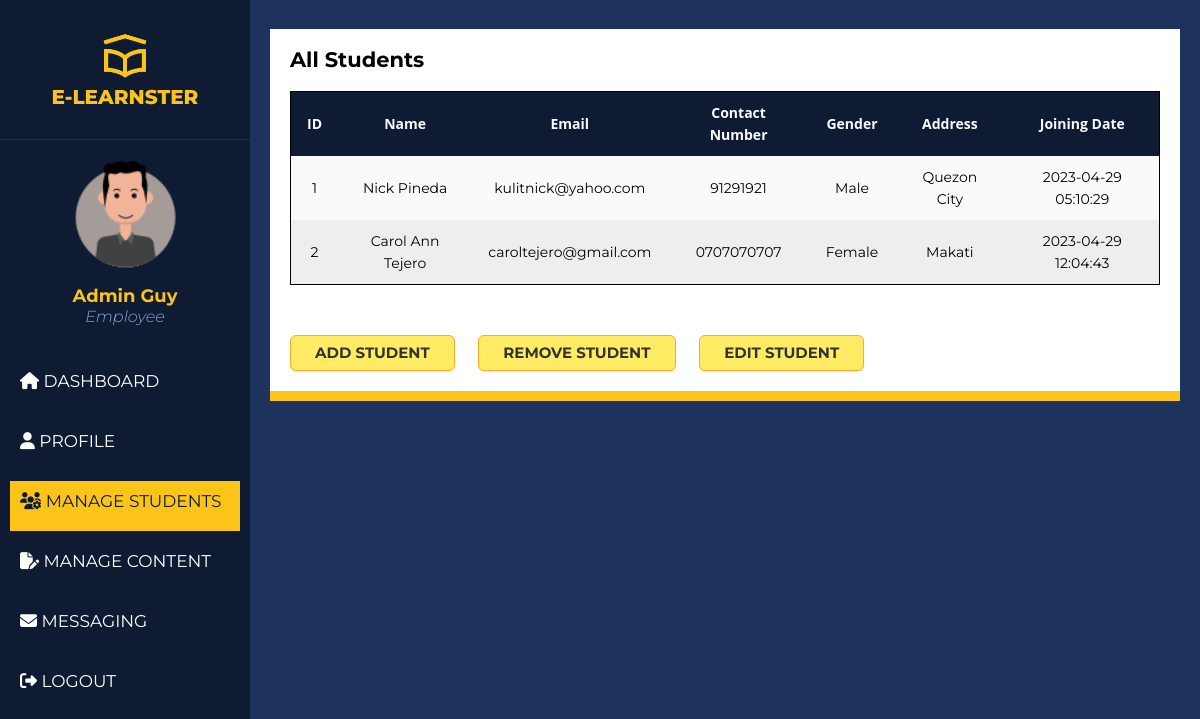
Screenshot of /pages/admin/user_management.php (signed in) with the database file from the repository.
### tables this page shows
CREATE TABLE `employees` (
  `id` int(11) NOT NULL,
  `employeeID` int(11) NOT NULL,
  `employeeName` text NOT NULL,
  `employeeEmail` varchar(100) NOT NULL,
  `employeePassword` varchar(100) NOT NULL,
  `employeePhone` varchar(255) NOT NULL,
  `employeeAddress` text NOT NULL,
  `employeeGender` varchar(255) NOT NULL,
  `employeeTitle` varchar(255) NOT NULL DEFAULT 'Employee',
  `employeeProfilePicture` text NOT NULL DEFAULT 'default_avatar.png',
  `dateCreated` timestamp NOT NULL DEFAULT current_timestamp()
);

CREATE TABLE `students` (
  `id` int(11) NOT NULL,
  `studentID` int(11) NOT NULL,
  `studentName` varchar(100) NOT NULL,
  `studentEmail` varchar(100) NOT NULL,
  `studentPassword` varchar(100) NOT NULL,
  `studentPhone` varchar(250) NOT NULL,
  `studentGender` varchar(250) NOT NULL DEFAULT 'Undefined',
  `studentAddress` text NOT NULL,
  `studentYear` text NOT NULL DEFAULT 'Freshman',
  `studentProfilePicture` varchar(255) NOT NULL DEFAULT 'default_avatar.png',
  `dateCreated` timestamp NOT NULL DEFAULT current_timestamp()
);

### pages/functions.php (called while the page is built, shortened)
<?php
function check_login_admin($con)
{
	if(isset($_SESSION['employeeID']))
	{
		$id = $_SESSION['employeeID'];
		$query = "select * from employees where employeeID = '$id' limit 1";
		$result = mysqli_query($con,$query);
		if($result && mysqli_num_rows($result) > 0)
		{
			$user_data = mysqli_fetch_assoc($result);
			return $user_data;
		}
	}
	die;
}

### pages/admin/user_management.php (the view, shortened to what this page needs)
<?php
	include("../connection.php");
	include("../functions.php");
	$user_data = check_login_admin($con);
?>
<!DOCTYPE html>
<html>
<head>
	<link rel="stylesheet" href="../../css/content.css"/>
</head>
<body>
<div class="wrapper">
    <div class="sidebar">
        <div class="sidebar__inner">
		<div class="logo">
		<img class="logo_img" src="../../assets/icons/logo.png"><br>
			E-LEARNSTER
		</div>
		<hr class="solid">
        <div class="profile_info">
            <div class="profile_img">
			<img src="../../assets/profile_images/<?php echo $user_data['employeeProfilePicture']; ?>">
            </div>
            <div class="profile_data">
                <p class="name"><?php echo $user_data['employeeName']; ?></p>
                <p class="role"><?php echo $user_data['employeeTitle']; ?></p>
            </div>
        </div>
        <ul class="siderbar_menu">
            <li><a href="admin_dashboard.php" >
              <div class="icon"><i class="fa-solid fa-house"></i>  Dashboard</div>
              </a></li>
          <li><a href="profile.php">
              <div class="icon"><i class="fa-sharp fa-solid fa-user"></i>  Profile</div>
              </a></li>
		  <li><a href="user_management.php" class="active">
              <div class="icon"><i class="fa-solid fa-users-gear"></i>  Manage Students</div>
              </a></li>
		  <li><a href="content_management.php">
              <div class="icon"><i class="fa-solid fa-file-pen"></i>  Manage Content</div>
              </a></li>
          <li><a href="messaging.php">
              <div class="icon"><i class="fa-solid fa-envelope"></i>  Messaging</div>
              </a></li>
          <li><a href="logout.php">
              <div class="icon"><i class="fa-solid fa-right-from-bracket"></i>  Logout</div>
              </a></li>
        </ul>
      </div>
    </div>
    <div class="main_container">
        <div class="container">
            <div class="contentbody">
            <h2>All Students</h2>
                <table class="table ">
                    <thead>
                    <tr>
                        <th class="text-center">ID </th>
                        <th class="text-center">Name </th>
                        <th class="text-center">Email</th>
                        <th class="text-center">Contact Number</th>
                        <th class="text-center">Gender</th>
                        <th class="text-center">Address</th>
                        <th class="text-center">Joining Date</th>
                    </tr>
                    </thead>
                    <?php
                    include_once "../connection.php";
                    $query="SELECT * from students";
                    $result = mysqli_query($con, $query);
                    $count=1;
                    if ($result-> num_rows > 0){
                        while ($row=$result-> fetch_assoc()) {
                    ?>
                    <tr>
                    <td><?=$count?></td>
                    <td><?=$row["studentName"]?></td>
                    <td><?=$row["studentEmail"]?></td>
                    <td><?=$row["studentPhone"]?></td>
                    <td><?=$row["studentGender"]?></td>
                    <td><?=$row["studentAddress"]?></td>
                    <td><?=$row["dateCreated"]?></td>
                    </tr>
                    <?php
                            $count=$count+1;
                        }
                    }
                    ?>
                </table>
                <a href="add_student.php" class="myButton">ADD STUDENT</a>
                <a href="remove_student.php" class="myButton">REMOVE STUDENT</a>
                <a href="update_student.php" class="myButton">EDIT STUDENT</a>
            </div>
        </div>
    </div>
</div>
</body>
</html>

### css/content.css (style rules this page uses)
* { margin: 0; padding: 0; box-sizing: border-box; text-decoration: none; list-style: none; font-family: "Montserrat", sans-serif; }
body { background: #1D335E; }
.wrapper { display: flex; width: 100%; }
.wrapper .sidebar { position: relative; }
hr { height: 1px; color: #123455; background-color: #123455; border: none; }
.logo { position:relative; font-weight:800; font-size: 20px; margin: 30px; text-align:center; color:#FCC419; }
.logo_img { width: 50px; position: relative; }
.wrapper .sidebar__inner { width: 250px; position: fixed; top: 0; left: 0; height: 100%; background: #0E1B33; z-index: 999; transition: all 0.3s ease; }
.wrapper .main_container { margin-left: 250px; width: calc(100% - 250px); transition: all 0.3s ease; }
.wrapper .sidebar__inner .profile_info { padding: 10px 25px; text-align: center; }
.wrapper .sidebar__inner .profile_info .profile_img { width: 125px; margin: 0 auto 10px; }
.wrapper .sidebar__inner .profile_info .profile_img img { width: 100%; display: block; }
.wrapper .sidebar__inner .profile_info .profile_data .name { font-size: 18px; font-weight: 700; color: #FCC419; }
.wrapper .sidebar__inner .profile_info .profile_data .role { font-weight: 300; color: #88a3d0; margin-bottom: 15px; font-style:italic; }
.wrapper .sidebar__inner .siderbar_menu li a { padding: 10px 10px; display: block; height: 50px; position: relative; margin: 10px; color: #fff; text-align: left; text-transform: uppercase; }
.wrapper .sidebar__inner .siderbar_menu li a .icon { font-size: 17px; margin-bottom: 5px; }
.wrapper .sidebar__inner .siderbar_menu li a:before { content: ""; position: absolute; top: 0; left: 0; width: 3px; height: 100%; background: #FCC419; display: none; }
.wrapper .sidebar__inner .siderbar_menu li a:hover, .wrapper .sidebar__inner .siderbar_menu li a.active { background: #FCC419; color: #0E1B33; }
.wrapper .sidebar__inner .siderbar_menu li a:hover:before, .wrapper .sidebar__inner .siderbar_menu li a.active:before { display: block; }
.wrapper .main_container .container { padding: 20px; margin-top: -20px; }
.contentbody { background: #fff; padding: 20px; font-size: 14px; line-height: 22px; margin-bottom: 10px; margin-top:10px; border-bottom: 10px solid #FCC419; }
table { width: 100%; border-collapse: collapse; border-spacing: 0; border-radius: 12px 12px 0 0; margin-top: 20px; margin-bottom: 50px; border: 1px solid black; }
td, th { padding: 10px 16px; text-align: center; }
th { background-color: #0E1B33; color: #fafafa; font-family: 'Open Sans', Sans-serif; font-weight: bold; }
tr { width: 100%; background-color: #fafafa; font-family: 'Montserrat', sans-serif; }
tr:nth-child(even) { background-color: #eeeeee; }
.myButton { box-shadow: 0px 1px 0px 0px #fff6af; background-color:#ffec64; border-radius:6px; border:1px solid #ffaa22; display:inline-block; cursor:pointer; color:#333333; font-size:15px; font-weight:bold; padding:6px 24px; text-decoration:none; text-shadow:0px 1px 0px #ffee66; margin-right: 20px; }

### rows the page displays
employees: employeeProfilePicture (placeholder picture), employeeName "Admin Guy", employeeTitle "Employee"
students: studentName "Nick Pineda", studentEmail "kulitnick@yahoo.com", studentPhone "91291921", studentGender "Male", studentAddress "Quezon City", dateCreated "2023-04-29 05:10:29"
students: studentName "Carol Ann Tejero", studentEmail "caroltejero@gmail.com", studentPhone "0707070707", studentGender "Female", studentAddress "Makati", dateCreated "2023-04-29 12:04:43"
